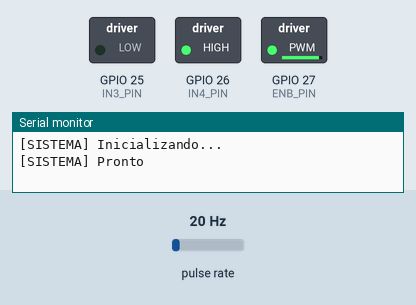
Recording of a program running on a simulated ESP32. On the bench: switched loads named in the program (green lamp = pin HIGH), the last lines printed to the serial monitor. Wiring (inferred from the names in the program): pulse sensor: data GPIO 34. The inputs (shaded band) are chosen by the test bench; at power-on: pulse rate 20 Hz.

Above: at 0.1 s.
At 1.2 s:
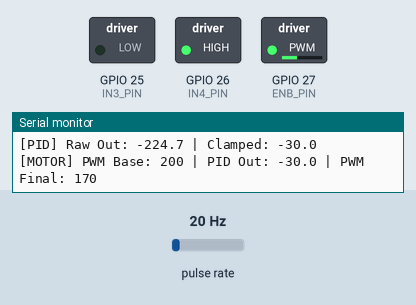
1.3 s: pulse rate (sensor on GPIO 34) set to 100 Hz
4.3 s: pulse rate (sensor on GPIO 34) set to 4 Hz
At 7.8 s:
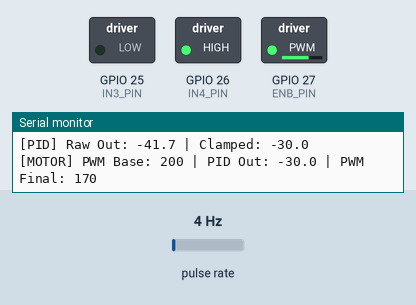
Timing chart, 0 to 9.3 s (numbered marks = the images above; inputs shaded):
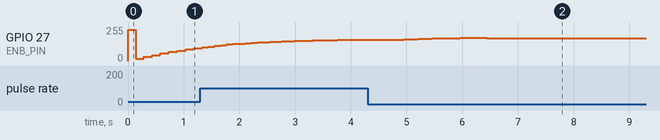

Measured:
- after the input at 4.3 s, GPIO 27 (ENB_PIN): rises from 160/255 to 173/255 in 1.0 s, then falls to 169/255 in 1.2 s

The program:

main.cpp
```cpp
#include <Arduino.h>
#include <stdbool.h>
#include <stdint.h>

// ========== Configurações ========== //
#define SENSOR_PIN          34
#define IN3_PIN             25
#define IN4_PIN             26
#define ENB_PIN             27

#define PWM_INIT_33         235
#define PWM_INIT_45         200
#define PWM_FREQ            5000
#define PWM_RESOLUTION      8

#define PULSES_PER_REV      4
#define DEBOUNCE_US         100000UL
#define RPM_TIMEOUT_US      5000000UL      // 3 segundos
#define MIN_INTERVAL_US     100000UL    // 100ms (proteção contra leituras inválidas)

// ========== Parâmetros PID ========== //
typedef struct {
    float Kp, Ki, Kd;
    float integral_limit;
} PIDParams;

static const PIDParams PID_33 = {2.5f, 0.5f, 1.0f, 25.0f};
static const PIDParams PID_45 = {3.2f, 0.18f, 1.5f, 1.5f};

// ========== Estruturas ========== //
typedef struct {
    volatile uint32_t last_pulse;
    volatile uint32_t interval;
    float filtered_rpm;
    float alpha;
} RPMSensor;

typedef struct {
    const PIDParams* params;
    float integral;
    float prev_measurement;
    float prev_filtered_derivative;
} PIDController;

typedef struct {
    uint8_t current_pwm;
    float filter_alpha;
} MotorDriver;

typedef enum { STATE_IDLE, STATE_RUNNING, DO_NOTHING } SystemState;

typedef struct {
    RPMSensor sensor;
    PIDController pid;
    MotorDriver motor;
    SystemState state;
    float setpoint;
    volatile bool pid_update;
    volatile uint32_t last_pulse_time;  // Novo: Controle de timeout
} SystemController;

static SystemController sys;

// ========== ISR do Sensor ========== //
void IRAM_ATTR pulse_isr(void* arg) {
    RPMSensor* sensor = (RPMSensor*)arg;
    const uint32_t now = micros();
    // Cálculo seguro de delta (considera overflow)
    uint32_t delta = (now >= sensor->last_pulse) ? (now - sensor->last_pulse) : (0xFFFFFFFF - sensor->last_pulse + now);

    if (delta > DEBOUNCE_US) { // Debounce de 50ms
        //Serial.printf("[ISR] Pulso! Delta: %lu us | Last Pulse: %lu | Now: %lu\n", delta, sensor->last_pulse, now);
        noInterrupts();
        sensor->interval = delta;
        sensor->last_pulse = now;
        sys.pid_update = true;
        sys.last_pulse_time = now;
        interrupts();

        // Intervalo mínimo coerente com RPM máxima (50 RPM)
        if (sensor->interval < MIN_INTERVAL_US) {
            sensor->interval = MIN_INTERVAL_US;
        }
    }
}

// ========== RPM ========== //
void rpm_init(RPMSensor* sensor) {
    sensor->last_pulse = 0;
    sensor->interval = 0;
    sensor->filtered_rpm = 0.0f;
    sensor->alpha = 0.6f;
    pinMode(SENSOR_PIN, INPUT);
    attachInterruptArg(SENSOR_PIN, pulse_isr, sensor, FALLING);
}

float rpm_get(RPMSensor* sensor) {
    while (!sys.pid_update) {
        uint32_t now, last_pulse;
        // Leitura atômica de last_pulse
        noInterrupts();
        last_pulse = sensor->last_pulse;
        interrupts();

        now = micros();
        uint32_t delta = (now >= last_pulse) ? (now - last_pulse) : (0xFFFFFFFF - last_pulse + now);

        if (delta > RPM_TIMEOUT_US) {
            //Serial.printf("[RPM GET] Sensor timeout! Last pulse: %lu us ago | NOW = %lu us\n", delta, now);
            return 0.0f;
        }
    }

    // Leitura atômica de interval e last_pulse
    uint32_t interval;
    noInterrupts();
    interval = sensor->interval;
    interrupts();

    if (interval == 0 || PULSES_PER_REV == 0) {
        Serial.printf("Sensor interval = %lu \n", interval);
        return 0.0f;
    }

    const float raw_rpm = 60000000.0f / (interval * PULSES_PER_REV);
    sensor->filtered_rpm = sensor->alpha * raw_rpm + (1 - sensor->alpha) * sensor->filtered_rpm;
    return sensor->filtered_rpm;
}

// ========== PID ========== //
void pid_init(PIDController* pid) {
    pid->integral = 0.0f;
    pid->prev_measurement = 0.0f;
}

float pid_compute(PIDController* pid, float setpoint, float measurement) {
    const float dt = fmaxf(sys.sensor.interval / 1000000.0f, 0.001f); // Garanta que dt nunca seja zero
    const float error = setpoint - measurement;
    const float base_pwm = (sys.setpoint >= 45.0f) ? PWM_INIT_45 : PWM_INIT_33;

    // Proporcional
    const float P = pid->params->Kp * error;

    // Integral (sem duplicação)
    pid->integral += pid->params->Ki * error * dt;
    pid->integral = fmaxf(fminf(pid->integral, pid->params->integral_limit),
                         -pid->params->integral_limit);

    // Derivativo
    float D = 0.0f;
    float derivative = (measurement - pid->prev_measurement) / dt;
    float filtered_derivative = 0.2 * derivative + 0.8 * pid->prev_filtered_derivative;
    if (dt > 0.001f) {
        D = -pid->params->Kd * filtered_derivative;
        pid->prev_filtered_derivative = filtered_derivative;
    }

    // Saída do PID com limitação
    const float pid_out = P + pid->integral + D;
    const float clamped_pid = constrain(pid_out, -30, 30); // Limite seguro

    // Anti-windup: se a saída estiver limitada, não acumule integral
    if (pid_out != clamped_pid) {
        pid->integral -= (pid_out - clamped_pid) * pid->params->Ki * dt * 0.5f;
    }

    pid->prev_measurement = measurement;

    Serial.printf("[PID] Set: %.1f | Med: %.1f | Err: %.2f | P: %.2f | I: %.2f | D: %.2f \n",
                setpoint, measurement, error, P, pid->integral, D);

    Serial.printf("[PID] Clamped: %.1f | Integral Limit: %.1f\n", clamped_pid, pid->params->integral_limit);
    Serial.printf("[PID] Raw Out: %.1f | Clamped: %.1f\n", pid_out, clamped_pid);

    return clamped_pid; // Retorna valor limitado
}

// ========== Motor ========== //
void motor_init(MotorDriver* motor) {
    motor->current_pwm = 0;
    motor->filter_alpha = 0.1f;
    pinMode(IN3_PIN, OUTPUT);
    pinMode(IN4_PIN, OUTPUT);
    ledcAttachPin(ENB_PIN, 0);
    ledcSetup(0, PWM_FREQ, PWM_RESOLUTION);
    digitalWrite(IN3_PIN, LOW);
    digitalWrite(IN4_PIN, HIGH);
    ledcWrite(0, PWM_INIT_33);
}


void motor_set_pwm(MotorDriver* motor, uint8_t pwm) {
    // Limita valores inválidos
    if (pwm > 255) pwm = 255;
    motor->current_pwm = motor->filter_alpha * pwm +
                        (1 - motor->filter_alpha) * motor->current_pwm;
    ledcWrite(0, (uint32_t)motor->current_pwm);
}

// ========== Sistema ========== //
void system_init() {
    rpm_init(&sys.sensor);
    motor_init(&sys.motor);
    sys.state = STATE_IDLE;
    sys.setpoint = 0.0f;
    sys.pid_update = false;
    sys.last_pulse_time = 0;
}

void system_run() {
    const float rpm = rpm_get(&sys.sensor);

    // Failsafe: se RPM = 0 por timeout, mantém último PWM válido
    if (rpm == 0.0f && sys.state == STATE_RUNNING) {
        Serial.println("[Failsafe] Timeout do sensor! Mantendo PWM atual.");
        sys.state = STATE_IDLE;
        return; // Não atualiza o PWM
    }

    // Verifica RPM inválido
    if (isnan(rpm) || isinf(rpm)) {
        Serial.println("[ERRO] RPM inválido! Reiniciando...");
        sys.state = STATE_IDLE;
        pid_init(&sys.pid);
        motor_set_pwm(&sys.motor, 0);
        return;
    }

    switch(sys.state) {
        case STATE_IDLE:
            if(rpm > 30.0f) {
                Serial.println("[TRANSIÇÃO] IDLE -> RUNNING");
                sys.setpoint = (rpm >= 38.0f) ? 45.0f : 33.3f;
                sys.pid.params = (sys.setpoint >= 45.0f) ? &PID_45 : &PID_33;
                pid_init(&sys.pid);
                sys.state = STATE_RUNNING;
            } else {
                const uint8_t pwm = (sys.setpoint >= 45.0f) ? PWM_INIT_45 : PWM_INIT_33;
                motor_set_pwm(&sys.motor, pwm);
            }
            break;

        case STATE_RUNNING:
            if(sys.pid_update) {
                const float pid_out = pid_compute(&sys.pid, sys.setpoint, rpm);
                const uint8_t base_pwm = (sys.setpoint >= 45.0f) ? PWM_INIT_45 : PWM_INIT_33;
                motor_set_pwm(&sys.motor, (uint8_t)constrain(base_pwm + pid_out, 0, 255));
                sys.pid_update = false;
                Serial.printf("[MOTOR] PWM Base: %d | PID Out: %.1f | PWM Final: %d\n",
                              base_pwm, pid_out, (uint8_t)constrain(base_pwm + pid_out, 0, 255));
            }

            if(rpm == 0.0f) {
                Serial.println("[TRANSIÇÃO] RUNNING -> IDLE");
                sys.state = STATE_IDLE;
                pid_init(&sys.pid);
            }
            break;
    }
}

// ========== Principal ========== //
void setup() {
    Serial.begin(115200);
    Serial.println("\n[SISTEMA] Inicializando...");
    system_init();
    Serial.println("[SISTEMA] Pronto");
}

void loop() {
    system_run();
}
```
